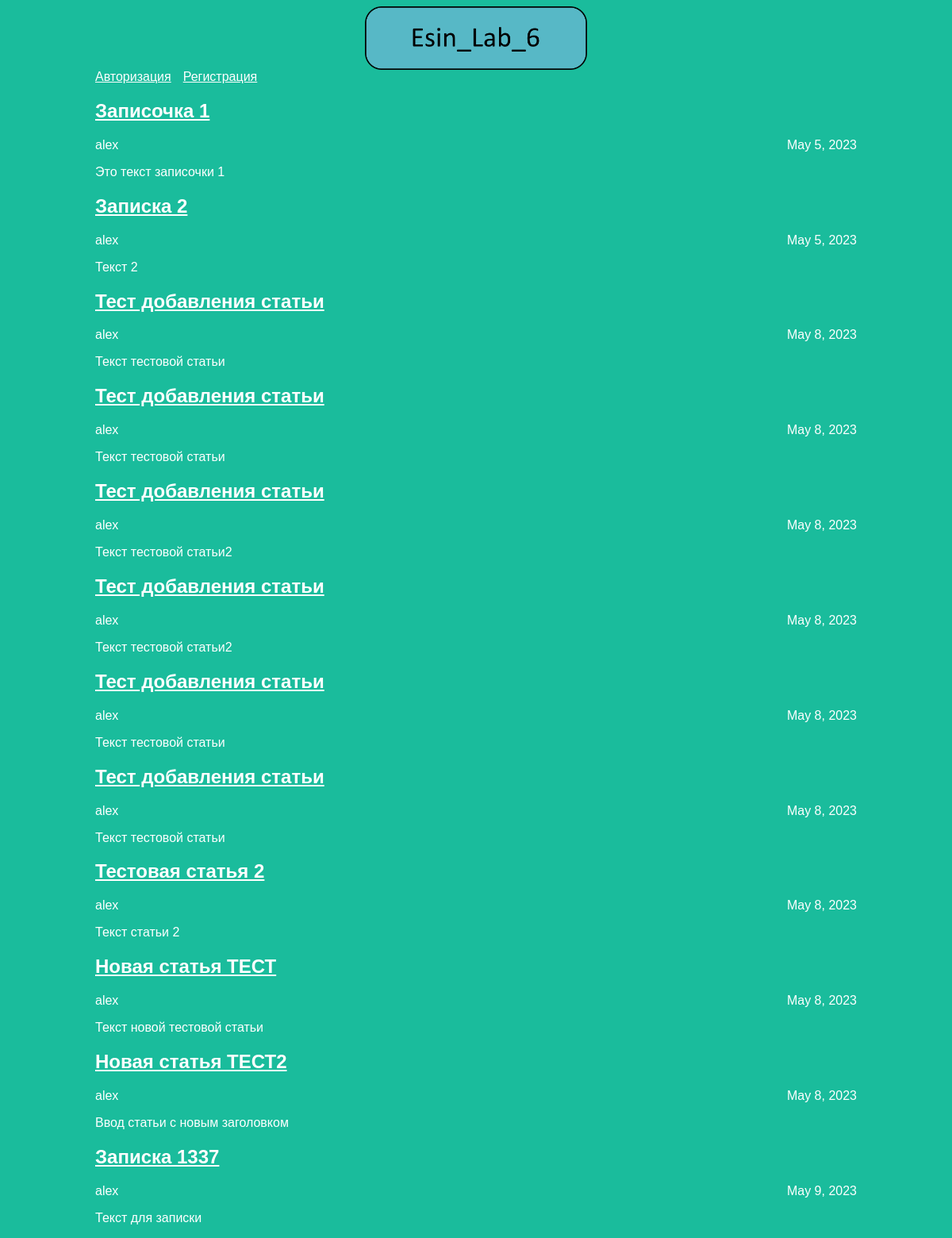
The page / on the database its author committed.
### articles/models.py (models this page shows, shortened)
class Article(models.Model):
    title = models.CharField(max_length=200)
    author = models.ForeignKey(User, on_delete=models.CASCADE)
    text = models.TextField()
    created_date = models.DateField(auto_now_add=True)
    def get_excerpt(self):
        return self.text[:140] + "..." if len(self.text) > 140 else self.text

### articles/views.py (the view)
# urls.py: path('', views.archive, name='Archive'),
def archive(request):
    return render(request, 'archive.html', {"posts": Article.objects.all()})

### articles/templates/archive.html (shortened to what this page needs)
<head>
	<link rel="stylesheet" href="{{ STATIC_URL }}/static/style.css">
</head>
<body>
	<div class="header">
		<img src="{{ STATIC_URL }}static/img/logo.png"/>
		<div class="header-main">
			{% if request.user.is_authenticated %}
			<a href="/article/new/">Создать статью</a>
			<a href="/login">Выход из аккаунта</a>
			{% else %}
			<a href="/login">Авторизация</a>
			<a href="/reg">Регистрация</a>
			{% endif %}
		</div>
	</div>
	<div class="archive">
	{% for post in posts %}
		<div class="one-post">
			<a class="post-link" href="article/{{post.id}}"><h2 class="post-title">{{ post.title }}</h2></a>
			<div class="article-info">
				<div class="article-author">{{ post.author.username }}</div>
				<div class="article-created-date">{{ post.created_date }}</div>
			</div>
			<p class="article-text">{{ post.get_excerpt }}</p>
		</div>
	{% endfor %}
	</div>
</body>

### articles/static/style.css (style rules this page uses)
body { background: #1abc9c; font-family: Tahoma, Arial, sans-serif; color: #ffffff; }
a { color: white; }
.header img { display: block; height: 80px; width: auto; margin-left: auto; margin-right: auto; }
.header-main { width: 960px; margin-left: auto; margin-right: auto; display: flex; flex-direction: row; }
.header-main a { margin-right: 15px; }
.archive { width: 960px; margin-left: auto; margin-right: auto; }
.article-author { width: 50%; float: left; }
.article-created-date { text-align: right; }

### rows shown on the page
Article: title "Записочка 1", author.username "alex", created_date "May 5, 2023", get_excerpt "Это текст записочки 1"
Article: title "Записка 2", author.username "alex", created_date "May 5, 2023", get_excerpt "Текст 2"
Article: title "Тест добавления статьи", author.username "alex", created_date "May 8, 2023", get_excerpt "Текст тестовой статьи"
Article: title "Тест добавления статьи", author.username "alex", created_date "May 8, 2023", get_excerpt "Текст тестовой статьи"
Article: title "Тест добавления статьи", author.username "alex", created_date "May 8, 2023", get_excerpt "Текст тестовой статьи2"
Article: title "Тест добавления статьи", author.username "alex", created_date "May 8, 2023", get_excerpt "Текст тестовой статьи2"
Article: title "Тест добавления статьи", author.username "alex", created_date "May 8, 2023", get_excerpt "Текст тестовой статьи"
Article: title "Тест добавления статьи", author.username "alex", created_date "May 8, 2023", get_excerpt "Текст тестовой статьи"
Article: title "Тестовая статья 2", author.username "alex", created_date "May 8, 2023", get_excerpt "Текст статьи 2"
Article: title "Новая статья ТЕСТ", author.username "alex", created_date "May 8, 2023", get_excerpt "Текст новой тестовой статьи"
Article: title "Новая статья ТЕСТ2", author.username "alex", created_date "May 8, 2023", get_excerpt "Ввод статьи с новым заголовком"
Article: title "Записка 1337", author.username "alex", created_date "May 9, 2023", get_excerpt "Текст для записки"
